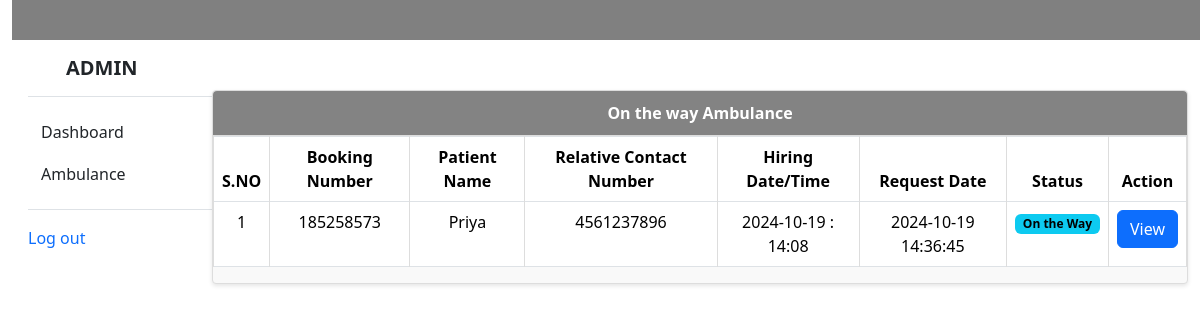
Screenshot of /ambulance_booking/admin/on-the-way-request.php (signed in) with the database file from the repository.
### tables this page shows
CREATE TABLE `tblambulancehiring` (
  `ID` int(11) NOT NULL,
  `BookingNumber` int(10) DEFAULT NULL,
  `PatientName` varchar(250) DEFAULT NULL,
  `RelativeName` varchar(250) DEFAULT NULL,
  `RelativeConNum` bigint(11) DEFAULT NULL,
  `HiringDate` varchar(250) DEFAULT NULL,
  `HiringTime` varchar(250) DEFAULT NULL,
  `AmbulanceType` int(5) DEFAULT NULL,
  `Address` mediumtext DEFAULT NULL,
  `City` mediumtext DEFAULT NULL,
  `State` mediumtext DEFAULT NULL,
  `Message` longtext DEFAULT NULL,
  `BookingDate` timestamp NULL DEFAULT current_timestamp(),
  `Remark` varchar(250) DEFAULT NULL,
  `Status` varchar(250) DEFAULT NULL,
  `AmbulanceRegNo` varchar(250) DEFAULT NULL,
  `UpdationDate` timestamp NULL DEFAULT NULL ON UPDATE current_timestamp()
);

### ambulance_booking/admin/on-the-way-request.php (the view, shortened to what this page needs)
<?php
include('includes/dbconnection.php');
if (strlen($_SESSION['eahpaid']==0)) {
  header('location:logout.php');
  } else{
?>
<!DOCTYPE html>
<html lang="en">
<head>
    <link rel="stylesheet" href="style.css">
    <link href="https://cdn.jsdelivr.net/npm/bootstrap@5.3.3/dist/css/bootstrap.min.css" rel="stylesheet">
</head>
<body>
    <div class="container-fluid">
        <div class="row">
            <div class="col-md-12">
                <?php include_once('includes/header.php'); ?>
            </div>
        </div>
        <div class="row">
            <div class="col-md-2">
                <?php include_once('includes/sidebar.php'); ?>
            </div>
            <div class="col-md-10">
                <div class="panel panel-default">
                    <div class="panel-heading">
                    On the way Ambulance
                    </div>
                    <div>
                        <table class="table table-bordered">
                        <thead>
                            <tr>
                                <th data-breakpoints="xs">S.NO</th>
                                <th>Booking Number</th>
                                <th>Patient Name</th>
                                <th>Relative Contact Number</th>
                                <th>Hiring Date/Time</th>
                                <th>Request Date</th>
                                <th>Status</th>
                                <th data-breakpoints="xs">Action</th>
                            </tr>
                        </thead>
                    <?php
            $ret=mysqli_query($con,"select * from  tblambulancehiring  where tblambulancehiring.Status='On the way'");
            $cnt=1;
            $count=mysqli_num_rows($ret);
            if($count>0){
            while ($row=mysqli_fetch_array($ret)) {
            ?>
                        <tbody>
          <tr data-expanded="true">
            <td><?php echo $cnt;?></td>
              <td><?php  echo $row['BookingNumber'];?></td>
              <td><?php  echo $row['PatientName'];?></td>
                  <td><?php  echo $row['RelativeConNum'];?></td>
                  <td><?php  echo $row['HiringDate'];?> : <?php  echo $row['HiringTime'];?></td>
                  <td><?php  echo $row['BookingDate'];?></td>
                                   <td> <?php   $pstatus=$row['Status'];
                 if($pstatus==""){ ?>
<span class="badge text-bg-secondary">New</span>
 <?php } elseif($pstatus=="Assigned"){ ?>
<span class="badge text-bg-info">Assigned</span>
 <?php } elseif($pstatus=="On the way"){ ?>
<span class="badge text-bg-info">On the Way</span>
 <?php } elseif($pstatus=="Pickup"){ ?>
<span class="badge text-bg-warning">Patient Pick</span>
 <?php } elseif($pstatus=="Reached"){ ?>
<span class="badge text-bg-success">Patient Reached Hospital</span>
 <?php } elseif($pstatus=="Rejected"){ ?>
<span class="badge text-bg-danger">Rejected</span>
<?php } ?>
</td>
                  <td><a href="booking-details.php?id=<?php echo $row['ID'];?>&&bookingnum=<?php echo $row['BookingNumber'];?>" class="btn btn-primary">View</a></td>
                </tr>
                <?php
$cnt=$cnt+1;
} } else {?>
<tr>
  <th colspan="8" style="color:red">No Record Found</th>
</tr>
<?php } ?>
 </tbody>
              </table>
      </div>
    </div>
            </div>
        </div>
    </div>
</body>
</html>
<?php  } ?>

### ambulance_booking/admin/style.css (style rules this page uses)
a { text-decoration: none; }
.panel { background-color: #f9f9f9; border: 1px solid #ddd; border-radius: 4px; box-shadow: 0 2px 4px rgba(0, 0, 0, 0.1); margin-top: 50px; margin-bottom: 20px; }
.panel-heading { background-color: #838383; color: white; font-weight: bold; padding: 10px 15px; border-bottom: 1px solid #ddd; border-top-left-radius: 4px; border-top-right-radius: 4px; text-align: center; }
.table { width: 100%; margin: 0; background-color: #fff; border-collapse: collapse; }
.table th { background-color: #f1f1f1; color: #333; font-weight: bold; padding: 12px; text-align: center; border: 1px solid #ddd; }
.table td { padding: 10px; text-align: center; border: 1px solid #ddd; }
.table tbody tr:nth-child(odd) { background-color: #f9f9f9; }
.btn { padding: 8px 12px; border-radius: 4px; text-decoration: none; color: white; font-weight: bold; }
.btn-primary { background-color: #898989; border: none; }
.btn { background-color: #007bff; color: white; padding: 10px 15px; font-size: 16px; border: none; border-radius: 4px; transition: background-color 0.3s ease; cursor: pointer; }

### rows the page displays
tblambulancehiring: BookingNumber "185258573", PatientName "Priya", RelativeConNum "4561237896", HiringDate "2024-10-19", HiringTime "14:08", BookingDate "2024-10-19 14:36:45", Status "On the Way"
